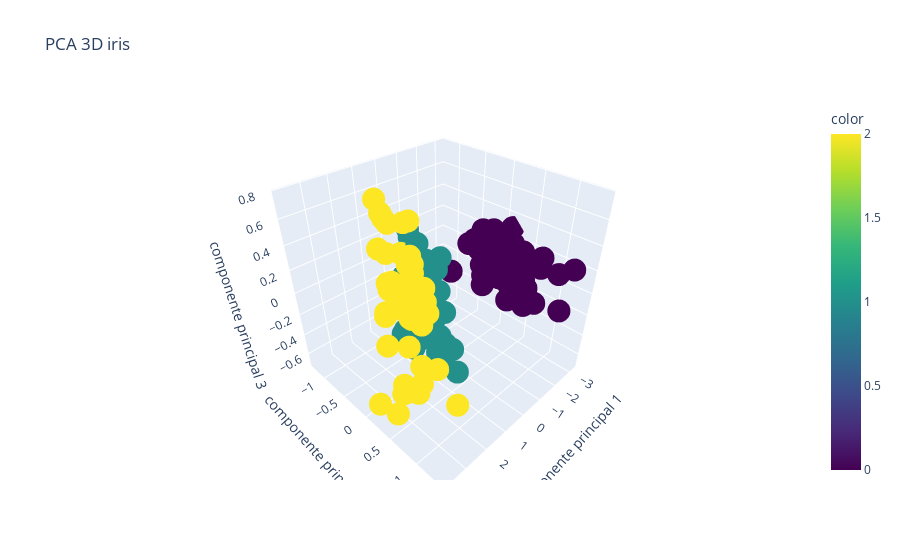

The cell this chart's notebook holds for it:
### Code cell
import plotly.express as px

px.scatter_3d(
    x=X_pca[:, 0], # componente principal 1
    y=X_pca[:, 1], # componente principal 2
    z=X_pca[:, 2], # componente principal 3
    color=y,
    color_continuous_scale='viridis',
    title='PCA 3D iris',
    labels={
        'x': 'componente principal 1',
        'y': 'componente principal 2',
        'z': 'componente principal 3'
    }
)

### Figure 1 — Plotly figure (JSON) as saved in the notebook; plotly's stock layout.template omitted (floating-point values rounded to 4 significant figures; data arrays with more than 128 entries replaced by an {"elided": "..."} marker saying what was removed)
{"data": [{"hovertemplate": "componente principal 1=%{x}<br>componente principal 2=%{y}<br>componente principal 3=%{z}<br>color=%{marker.color}<extra></extra>", "legendgroup": "", "marker": {"color": {"elided": "150 int values"}, "coloraxis": "coloraxis", "symbol": "circle"}, "mode": "markers", "name": "", "scene": "scene", "showlegend": false, "type": "scatter3d", "x": {"elided": "150 float values"}, "y": {"elided": "150 float values"}, "z": {"elided": "150 float values"}}], "layout": {"coloraxis": {"colorbar": {"title": {"text": "color"}}, "colorscale": [[0, "#440154"], [0.1111, "#482878"], [0.2222, "#3e4989"], [0.3333, "#31688e"], [0.4444, "#26828e"], [0.5556, "#1f9e89"], [0.6667, "#35b779"], [0.7778, "#6ece58"], [0.8889, "#b5de2b"], [1, "#fde725"]]}, "legend": {"tracegroupgap": 0}, "scene": {"domain": {"x": [0, 1], "y": [0, 1]}, "xaxis": {"title": {"text": "componente principal 1"}}, "yaxis": {"title": {"text": "componente principal 2"}}, "zaxis": {"title": {"text": "componente principal 3"}}}, "title": {"text": "PCA 3D iris"}}}
